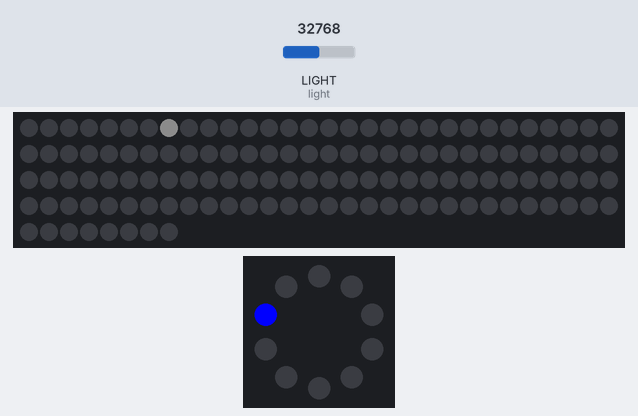
The program below on a simulated Circuit Playground running CircuitPython. On the bench: 128 RGB LEDs in strip order, left to right, continuing on the next row, the board's ring of 10 RGB LEDs (number 0 left of the top, counting anticlockwise). Inputs (shaded band) come from the test bench; at power-on: LIGHT (light) = 32768 (analog values on the 0–65535 scale). Dim RGB values are drawn brighter than linear.

Above: at 1.2 s.
1.3 s: LIGHT (light) set to 0
4.3 s: LIGHT (light) set to 7864
At 4.45 s:
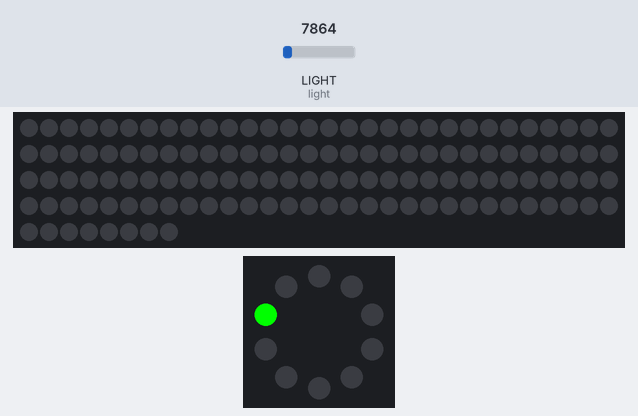
6.1 s: LIGHT (light) set to 19660
At 6.9 s:
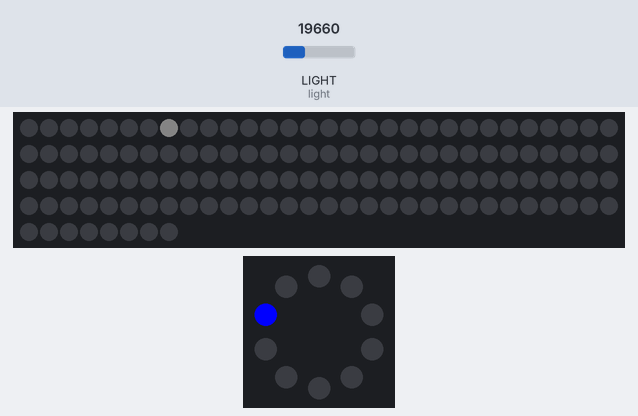
Timing chart, 0 to 9.1 s (numbered marks = the images above; inputs shaded):
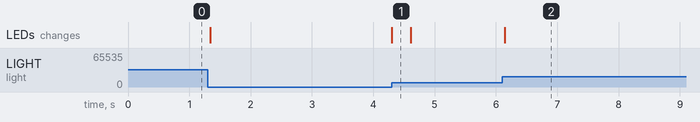

The program:

main.py
```python
import analogio
import board
import neopixel

pixpin = board.A3
numpix = 128


strip = neopixel.NeoPixel(pixpin, numpix, brightness=0.1, auto_write=False)
pixels = neopixel.NeoPixel(board.NEOPIXEL, 10, brightness=1.0)
light = analogio.AnalogIn(board.LIGHT)

while True:
    pixels[1] = (255, 0, 0)
    raw_red = light.value
    red = int(raw_red * (255 / 65535))

    pixels[1] = (0, 255, 0)
    raw_green = light.value
    green = int(raw_green * (255 / 65535))

    pixels[1] = (0, 0, 255)
    raw_blue = light.value
    blue = int(raw_blue * (255 / 65535))

    strip[7] = (red,green,blue)
    strip.write()

    if red > green:
        strip[15] = (255,0,0)
    else:
        strip[15] = (0,0,0)


    if green > red:
        strip[23] = (0,255,0)
    else:
        strip[23] = (0,0,0)


    if blue > red:
        strip[31] = (0,0,255)
    else:
        strip[31] = (0,0,0)


#    if red < 100 and blue < 100 and green < 100:
#        for x in range(0,128):
#            strip[x] = (20,20,20)
#    elif red >= green && red >= blue:
#        for x in range(0,128):
#            strip[x] = (100,0,0)
#    elif green >= red && green >= blue:
#        for x in range(0,128):
#            strip[x] = (0,255,0)
#    elif blue >= red && blue >= green:
#        for x in range(0,128):
#            strip[x] = (0,255,0)
```

Measured:
- after the input at 4.3 s, the LEDs: change at once (image 1)
- after the input at 6.1 s, the LEDs: change at once (image 2)
